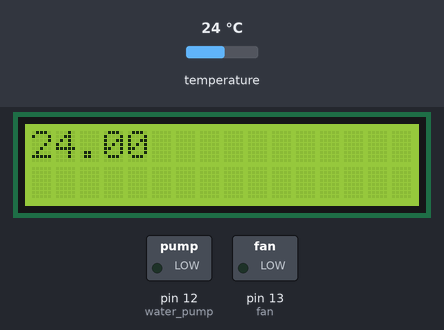
This sketch was run on a simulated Arduino Uno, built with avr-gcc and run on an emulated ATmega328P. Parts: 16×2 character LCD, switched loads named in the sketch (green lamp = pin HIGH). The test bench sets the inputs (shaded band); at power-on: temperature 24 °C. What the sketch prints to the serial monitor is not drawn.

Above: at 1.2 s.
1.3 s: temperature set to 12 °C
At 3.9 s:
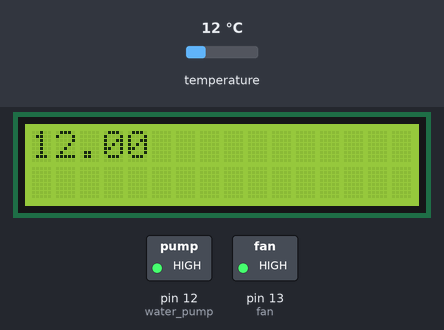
7.8 s: temperature set to 19 °C
At 9.8 s:
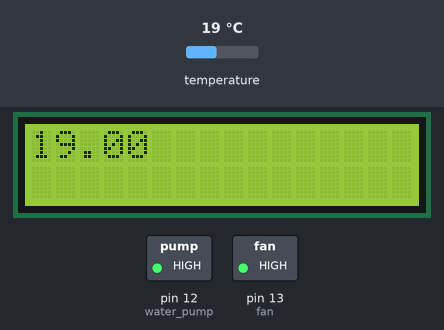
13.9 s: temperature set to 28 °C
At 17.0 s:
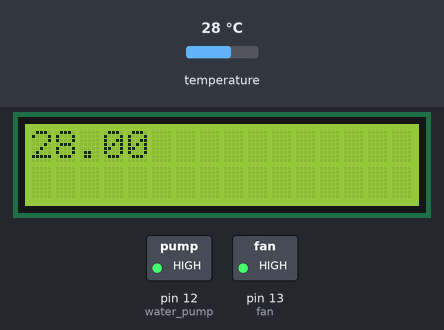
Timing chart, 0 to 18.5 s (numbered marks = the images above; inputs shaded):
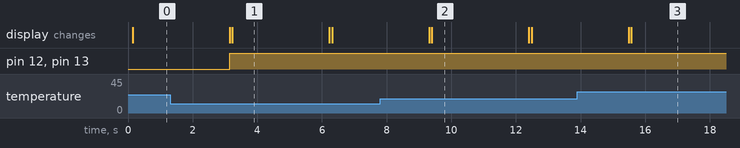

The sketch:

Project.ino
```cpp
#include <Wire.h>
#include <Adafruit_TMP117.h>
#include <Adafruit_Sensor.h>
#include <LiquidCrystal.h>

Adafruit_TMP117  tmp117;
const int rs = 3, en = 2, d4 = 4, d5 = 5, d6 = 6, d7 = 7;

LiquidCrystal lcd(rs, en, d4, d5, d6, d7);
void setup(void) {
  lcd.begin(16,2);
  pinMode(13, OUTPUT); //fan
  pinMode(12, OUTPUT); //water pump
  Serial.begin(115200);

  lcd.clear();

  if (!tmp117.begin()) {
    Serial.println("Failed to find TMP117 chip");
    while (1) { delay(10); }
  }

}
void loop() {

  sensors_event_t temp; // creates a variable temp of type sensors_event_t, which is a structure used to store sensor data
  tmp117.getEvent(&temp); //The getEvent() method reads the current temperature from the TMP117 sensor and stores the result in the temp structure.
  Serial.print("Temperature  "); Serial.print(temp.temperature);
  Serial.println(" degrees C");
  Serial.println("");
  float val = temp.temperature;
  lcd.print(temp.temperature);
  delay(3000);
  lcd.clear();
  if(val>42){
      digitalWrite(13,LOW);
      digitalWrite(12,LOW);
  }
  if(val<35){
    digitalWrite(13,HIGH);
  }
  if(val<38){
    digitalWrite(12,HIGH);
  }

}
```

Measured:
- after the input at 1.3 s, the display: first differs from a run without the input after 1.9 s (image 1)
- after the input at 7.8 s, the display: first differs from a run without the input after 1.6 s (image 2)
- after the input at 13.9 s, the display: first differs from a run without the input after 1.7 s (image 3)
- what the display in image 1 shows lasts 3.0 s, from 3.2 s to 6.2 s
